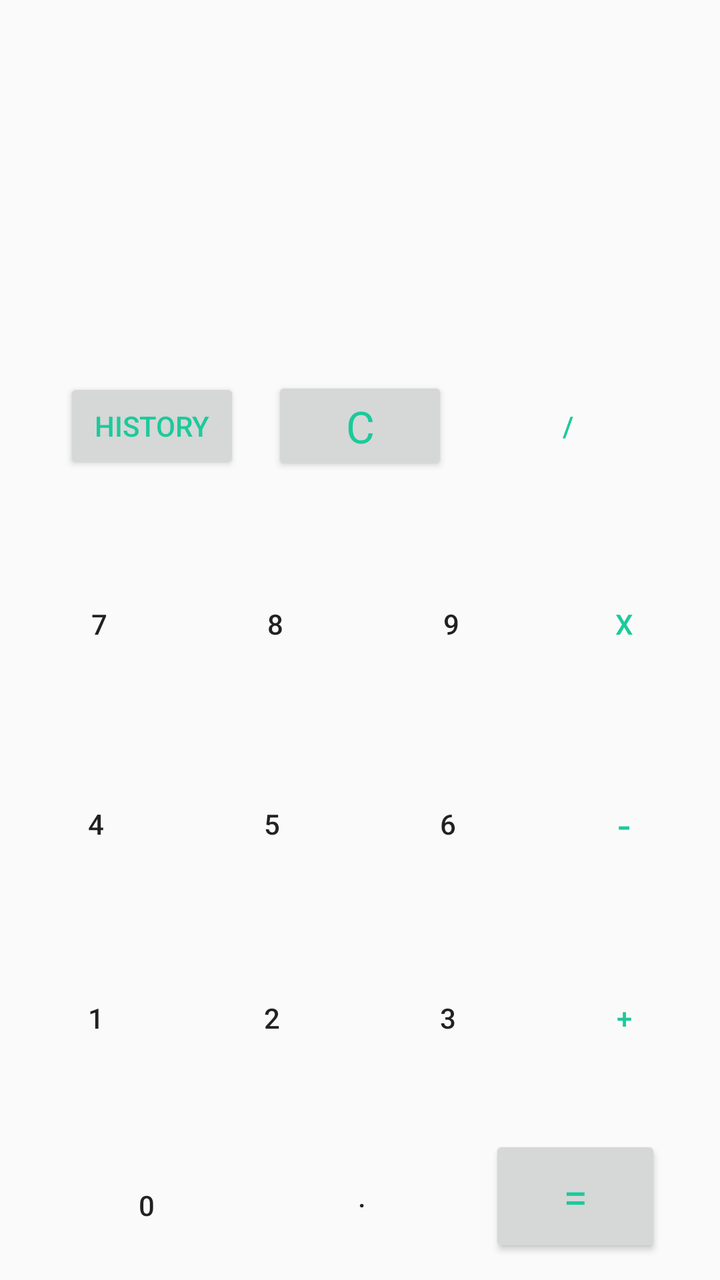
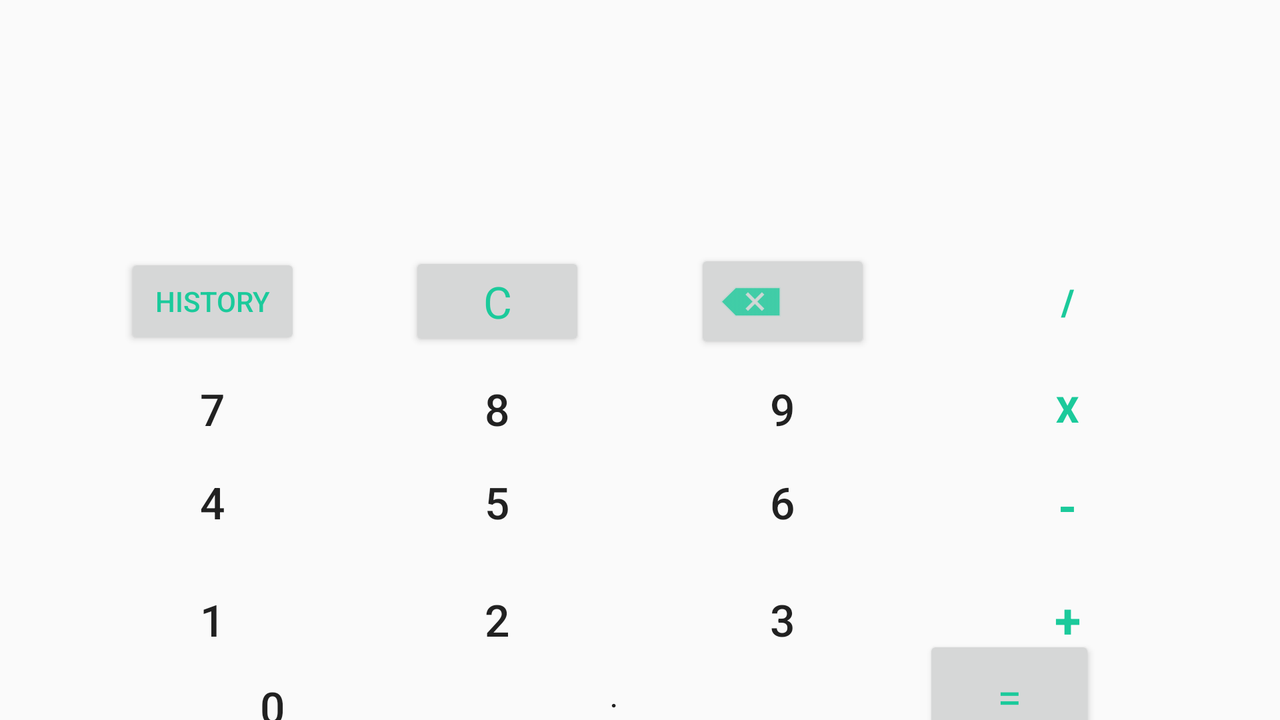

The same Android screen from two of the app's own layout files: first res/layout/ as a phone draws it, then the author's variant for another configuration, drawn on a device whose configuration selects that folder. Both files follow.
<!-- AndroidManifest.xml: application theme AppTheme -->
<!-- res/layout/fragment_calculator.xml -->
<?xml version="1.0" encoding="utf-8"?>
<layout xmlns:android="http://schemas.android.com/apk/res/android"
    xmlns:tools="http://schemas.android.com/tools"
    xmlns:app="http://schemas.android.com/apk/res-auto"
    tools:context=".ui.CalculatorFragment">

    <androidx.constraintlayout.widget.ConstraintLayout
        android:id="@+id/calculatorConstraint"
        android:layout_width="match_parent"
        android:layout_height="match_parent">

        <Button
            android:id="@+id/sevenButton"
            style="@style/Widget.AppCompat.Button.Borderless"
            android:layout_width="wrap_content"
            android:layout_height="wrap_content"
            android:layout_marginStart="8dp"
            android:text="@string/seven"
            app:layout_constraintBottom_toBottomOf="@+id/eightButton"
            app:layout_constraintEnd_toStartOf="@+id/eightButton"
            app:layout_constraintHorizontal_bias="0.5"
            app:layout_constraintStart_toStartOf="parent"
            app:layout_constraintTop_toTopOf="@+id/eightButton" />

        <Button
            android:id="@+id/eightButton"
            style="@style/Widget.AppCompat.Button.Borderless"
            android:layout_width="wrap_content"
            android:layout_height="wrap_content"
            android:text="@string/eight"
            app:layout_constraintBottom_toBottomOf="@+id/nineButton"
            app:layout_constraintEnd_toStartOf="@+id/nineButton"
            app:layout_constraintHorizontal_bias="0.5"
            app:layout_constraintStart_toEndOf="@+id/sevenButton"
            app:layout_constraintTop_toTopOf="@+id/nineButton" />

        <TextView
            android:id="@+id/result"
            android:layout_width="0dp"
            android:layout_height="wrap_content"
            android:layout_gravity="center_horizontal"
            android:layout_marginTop="8dp"
            android:layout_marginBottom="8dp"
            android:focusable="true"
            android:gravity="end"
            android:textAppearance="@style/TextAppearance.AppCompat.Display3"
            app:layout_constraintBottom_toTopOf="@+id/guideline5"
            app:layout_constraintEnd_toEndOf="@+id/inputText"
            app:layout_constraintStart_toStartOf="@+id/inputText"
            app:layout_constraintTop_toBottomOf="@+id/inputText" />

        <Button
            android:id="@+id/fourButton"
            style="@style/Widget.AppCompat.Button.Borderless"
            android:layout_width="wrap_content"
            android:layout_height="wrap_content"
            android:layout_marginStart="8dp"
            android:text="@string/four"
            app:layout_constraintBottom_toBottomOf="@+id/fiveButton"
            app:layout_constraintEnd_toStartOf="@+id/fiveButton"
            app:layout_constraintHorizontal_bias="0.5"
            app:layout_constraintStart_toStartOf="parent"
            app:layout_constraintTop_toTopOf="@+id/fiveButton" />

        <Button
            android:id="@+id/fiveButton"
            style="@style/Widget.AppCompat.Button.Borderless"
            android:layout_width="wrap_content"
            android:layout_height="wrap_content"
            android:text="@string/five"
            app:layout_constraintBottom_toBottomOf="@+id/sixButton"
            app:layout_constraintEnd_toStartOf="@+id/sixButton"
            app:layout_constraintHorizontal_bias="0.5"
            app:layout_constraintStart_toEndOf="@+id/fourButton"
            app:layout_constraintTop_toTopOf="@+id/sixButton" />

        <Button
            android:id="@+id/sixButton"
            style="@style/Widget.AppCompat.Button.Borderless"
            android:layout_width="wrap_content"
            android:layout_height="wrap_content"
            android:text="@string/six"
            app:layout_constraintBottom_toBottomOf="@+id/minusButton"
            app:layout_constraintEnd_toStartOf="@+id/minusButton"
            app:layout_constraintHorizontal_bias="0.5"
            app:layout_constraintStart_toEndOf="@+id/fiveButton"
            app:layout_constraintTop_toTopOf="@+id/minusButton" />

        <Button
            android:id="@+id/oneButton"
            style="@style/Widget.AppCompat.Button.Borderless"
            android:layout_width="wrap_content"
            android:layout_height="wrap_content"
            android:layout_marginStart="8dp"
            android:text="@string/one"
            app:layout_constraintBottom_toBottomOf="@+id/twoButton"
            app:layout_constraintEnd_toStartOf="@+id/twoButton"
            app:layout_constraintHorizontal_bias="0.5"
            app:layout_constraintStart_toStartOf="parent"
            app:layout_constraintTop_toTopOf="@+id/twoButton"
            app:layout_constraintVertical_bias="0.0" />

        <Button
            android:id="@+id/twoButton"
            style="@style/Widget.AppCompat.Button.Borderless"
            android:layout_width="wrap_content"
            android:layout_height="wrap_content"
            android:text="@string/two"
            app:layout_constraintBottom_toBottomOf="@+id/threeButton"
            app:layout_constraintEnd_toStartOf="@+id/threeButton"
            app:layout_constraintHorizontal_bias="0.5"
            app:layout_constraintStart_toEndOf="@+id/oneButton"
            app:layout_constraintTop_toTopOf="@+id/threeButton" />

        <Button
            android:id="@+id/threeButton"
            style="@style/Widget.AppCompat.Button.Borderless"
            android:layout_width="wrap_content"
            android:layout_height="wrap_content"
            android:text="@string/three"
            app:layout_constraintBottom_toBottomOf="@+id/plusButton"
            app:layout_constraintEnd_toStartOf="@+id/plusButton"
            app:layout_constraintHorizontal_bias="0.5"
            app:layout_constraintStart_toEndOf="@+id/twoButton"
            app:layout_constraintTop_toTopOf="@+id/plusButton" />

        <Button
            android:id="@+id/nineButton"
            style="@style/Widget.AppCompat.Button.Borderless"
            android:layout_width="wrap_content"
            android:layout_height="wrap_content"
            android:text="@string/nine"
            app:layout_constraintBottom_toBottomOf="@+id/multiplicationButton"
            app:layout_constraintEnd_toStartOf="@+id/multiplicationButton"
            app:layout_constraintHorizontal_bias="0.5"
            app:layout_constraintStart_toEndOf="@+id/eightButton"
            app:layout_constraintTop_toTopOf="@+id/multiplicationButton" />

        <Button
            android:id="@+id/multiplicationButton"
            style="@style/Widget.AppCompat.Button.Borderless"
            android:layout_width="85dp"
            android:layout_height="42dp"
            android:layout_marginEnd="8dp"
            android:text="@string/multiplication"
            android:textColor="@color/buttonGreen"
            app:layout_constraintBottom_toTopOf="@+id/guideline3"
            app:layout_constraintEnd_toEndOf="parent"
            app:layout_constraintHorizontal_bias="0.5"
            app:layout_constraintStart_toEndOf="@+id/nineButton"
            app:layout_constraintTop_toTopOf="@+id/guideline4" />

        <Button
            android:id="@+id/plusButton"
            style="@style/Widget.AppCompat.Button.Borderless"
            android:layout_width="wrap_content"
            android:layout_height="wrap_content"
            android:layout_marginEnd="8dp"
            android:text="@string/plus"
            android:textColor="@color/buttonGreen"
            app:layout_constraintBottom_toTopOf="@+id/guideline"
            app:layout_constraintEnd_toEndOf="parent"
            app:layout_constraintHorizontal_bias="0.5"
            app:layout_constraintStart_toEndOf="@+id/threeButton"
            app:layout_constraintTop_toTopOf="@+id/guideline2"
            app:layout_constraintVertical_bias="0.456" />

        <Button
            android:id="@+id/zeroButton"
            style="@style/Widget.AppCompat.Button.Borderless"
            android:layout_width="wrap_content"
            android:layout_height="wrap_content"
            android:layout_marginStart="16dp"
            android:text="@string/zero"
            app:layout_constraintBottom_toBottomOf="@+id/dotButton"
            app:layout_constraintEnd_toStartOf="@+id/dotButton"
            app:layout_constraintHorizontal_bias="0.5"
            app:layout_constraintStart_toStartOf="parent"
            app:layout_constraintTop_toTopOf="@+id/dotButton"
            app:layout_constraintVertical_bias="0.0" />

        <Button
            android:id="@+id/dotButton"
            style="@style/Widget.AppCompat.Button.Borderless"
            android:layout_width="101dp"
            android:layout_height="39dp"
            android:text="@string/dot"
            app:layout_constraintBottom_toBottomOf="@+id/equalButton"
            app:layout_constraintEnd_toStartOf="@+id/equalButton"
            app:layout_constraintHorizontal_bias="0.5"
            app:layout_constraintStart_toEndOf="@+id/zeroButton"
            app:layout_constraintTop_toTopOf="@+id/equalButton" />

        <Button
            android:id="@+id/equalButton"
            android:layout_width="86dp"
            android:layout_height="61dp"
            android:layout_marginEnd="16dp"
            android:layout_marginBottom="8dp"
            android:text="@string/equal"
            android:textAppearance="@style/TextAppearance.AppCompat.Large"
            android:textColor="@color/buttonGreen"
            app:layout_constraintBottom_toBottomOf="parent"
            app:layout_constraintEnd_toEndOf="parent"
            app:layout_constraintHorizontal_bias="0.5"
            app:layout_constraintStart_toEndOf="@+id/dotButton"
            app:layout_constraintTop_toTopOf="@+id/guideline" />

        <Button
            android:id="@+id/minusButton"
            style="@style/Widget.AppCompat.Button.Borderless"
            android:layout_width="wrap_content"
            android:layout_height="wrap_content"
            android:layout_marginEnd="8dp"
            android:text="@string/minus"
            android:textAppearance="@style/TextAppearance.AppCompat.Large"
            android:textColor="@color/buttonGreen"
            app:layout_constraintBottom_toTopOf="@+id/guideline2"
            app:layout_constraintEnd_toEndOf="parent"
            app:layout_constraintHorizontal_bias="0.5"
            app:layout_constraintStart_toEndOf="@+id/sixButton"
            app:layout_constraintTop_toTopOf="@+id/guideline3" />

        <Button
            android:id="@+id/clearButton"
            android:layout_width="wrap_content"
            android:layout_height="wrap_content"
            android:text="@string/clear"
            android:textAppearance="@style/TextAppearance.AppCompat.Large"
            android:textColor="@color/buttonGreen"
            app:layout_constraintBottom_toBottomOf="@+id/divideButton"
            app:layout_constraintEnd_toStartOf="@+id/divideButton"
            app:layout_constraintHorizontal_bias="0.5"
            app:layout_constraintStart_toEndOf="@+id/historyButton"
            app:layout_constraintTop_toTopOf="@+id/divideButton" />

        <Button
            android:id="@+id/divideButton"
            style="@style/Widget.AppCompat.Button.Borderless"
            android:layout_width="wrap_content"
            android:layout_height="wrap_content"
            android:layout_marginEnd="16dp"
            android:text="@string/divide"
            android:textColor="@color/buttonGreen"
            app:layout_constraintBottom_toTopOf="@+id/guideline4"
            app:layout_constraintEnd_toEndOf="parent"
            app:layout_constraintHorizontal_bias="0.5"
            app:layout_constraintStart_toEndOf="@+id/clearButton"
            app:layout_constraintTop_toTopOf="@+id/guideline5" />

        <Button
            android:id="@+id/historyButton"
            android:layout_width="wrap_content"
            android:layout_height="wrap_content"
            android:layout_marginStart="16dp"
            android:text="@string/history"
            android:textColor="@color/buttonGreen"
            app:layout_constraintBottom_toBottomOf="@+id/clearButton"
            app:layout_constraintEnd_toStartOf="@+id/clearButton"
            app:layout_constraintHorizontal_bias="0.5"
            app:layout_constraintStart_toStartOf="parent"
            app:layout_constraintTop_toTopOf="@+id/clearButton" />

        <androidx.constraintlayout.widget.Guideline
            android:id="@+id/guideline"
            android:layout_width="wrap_content"
            android:layout_height="wrap_content"
            android:orientation="horizontal"
            app:layout_constraintGuide_begin="564dp" />

        <androidx.constraintlayout.widget.Guideline
            android:id="@+id/guideline2"
            android:layout_width="wrap_content"
            android:layout_height="wrap_content"
            android:orientation="horizontal"
            app:layout_constraintGuide_begin="459dp" />

        <androidx.constraintlayout.widget.Guideline
            android:id="@+id/guideline3"
            android:layout_width="wrap_content"
            android:layout_height="wrap_content"
            android:orientation="horizontal"
            app:layout_constraintGuide_begin="365dp" />

        <androidx.constraintlayout.widget.Guideline
            android:id="@+id/guideline4"
            android:layout_width="wrap_content"
            android:layout_height="wrap_content"
            android:orientation="horizontal"
            app:layout_constraintGuide_begin="259dp" />

        <androidx.constraintlayout.widget.Guideline
            android:id="@+id/guideline5"
            android:layout_width="wrap_content"
            android:layout_height="wrap_content"
            android:orientation="horizontal"
            app:layout_constraintGuide_begin="167dp" />

        <TextView
            android:id="@+id/inputText"
            android:layout_width="0dp"
            android:layout_height="wrap_content"
            android:layout_marginStart="8dp"
            android:layout_marginTop="8dp"
            android:layout_marginEnd="8dp"
            android:gravity="end"
            android:textAppearance="@style/TextAppearance.AppCompat.Display2"
            app:layout_constraintEnd_toEndOf="parent"
            app:layout_constraintStart_toStartOf="parent"
            app:layout_constraintTop_toTopOf="parent" />
    </androidx.constraintlayout.widget.ConstraintLayout>

</layout>
<!-- resources referenced by this layout -->
<resources>
  <color name="buttonGreen">#1bca9b</color>
  <string name="clear">C</string>
  <string name="divide">/</string>
  <string name="dot">.</string>
  <string name="eight">8</string>
  <string name="equal">=</string>
  <string name="five">5</string>
  <string name="four">4</string>
  <string name="history">History</string>
  <string name="minus">-</string>
  <string name="multiplication">x</string>
  <string name="nine">9</string>
  <string name="one">1</string>
  <string name="plus">+</string>
  <string name="seven">7</string>
  <string name="six">6</string>
  <string name="three">3</string>
  <string name="two">2</string>
  <string name="zero">0</string>
  <style name="AppTheme" parent="Theme.AppCompat.Light.DarkActionBar">
          
          <item name="colorPrimary">@color/colorPrimary</item>
          <item name="colorPrimaryDark">@color/colorPrimaryDark</item>
          <item name="colorAccent">@color/colorAccent</item>
  
      </style>
  <color name="colorPrimary">#6200EE</color>
  <color name="colorPrimaryDark">#3700B3</color>
  <color name="colorAccent">#03DAC5</color>
</resources>
<!-- res/layout-land/fragment_calculator.xml (the author's variant of the layout above) -->
<!-- drawn on the phone turned sideways -->
<?xml version="1.0" encoding="utf-8"?>
<layout xmlns:android="http://schemas.android.com/apk/res/android"
    xmlns:tools="http://schemas.android.com/tools"
    xmlns:app="http://schemas.android.com/apk/res-auto"
    tools:context=".ui.calculator.CalculatorFragment">

    <data>
        <variable
            name="calculatorViewModel"
            type="com.cruxrepublic.calculatorwithmvvm.ui.calculator.CalculatorViewModel" />

    </data>

    <androidx.constraintlayout.widget.ConstraintLayout
        android:id="@+id/calculatorConstraint"
        android:layout_width="match_parent"
        android:layout_height="match_parent">

        <Button
            android:id="@+id/sevenButton"
            style="@style/Widget.AppCompat.Button.Borderless"
            android:layout_width="wrap_content"
            android:layout_height="wrap_content"
            android:layout_marginStart="8dp"
            android:text="@string/seven"
            android:textSize="22sp"
            app:layout_constraintBottom_toBottomOf="@+id/eightButton"
            app:layout_constraintEnd_toStartOf="@+id/eightButton"
            app:layout_constraintHorizontal_bias="0.5"
            app:layout_constraintStart_toStartOf="parent"
            app:layout_constraintTop_toTopOf="@+id/eightButton" />

        <Button
            android:id="@+id/eightButton"
            style="@style/Widget.AppCompat.Button.Borderless"
            android:layout_width="wrap_content"
            android:layout_height="wrap_content"
            android:text="@string/eight"
            android:textSize="22sp"
            app:layout_constraintBottom_toBottomOf="@+id/nineButton"
            app:layout_constraintEnd_toStartOf="@+id/nineButton"
            app:layout_constraintHorizontal_bias="0.5"
            app:layout_constraintStart_toEndOf="@+id/sevenButton"
            app:layout_constraintTop_toTopOf="@+id/nineButton" />

        <TextView
            android:id="@+id/result"
            android:layout_width="0dp"
            android:layout_height="wrap_content"
            android:layout_gravity="center_horizontal"
            android:layout_marginBottom="8dp"
            android:focusable="true"
            android:gravity="end"
            android:textAppearance="@style/TextAppearance.AppCompat.Display2"
            android:textColor="@android:color/black"
            app:layout_constraintBottom_toTopOf="@+id/guideline5"
            app:layout_constraintEnd_toEndOf="@+id/inputText"
            app:layout_constraintStart_toStartOf="@+id/inputText"
            app:layout_constraintTop_toBottomOf="@+id/inputText" />

        <Button
            android:id="@+id/fourButton"
            style="@style/Widget.AppCompat.Button.Borderless"
            android:layout_width="wrap_content"
            android:layout_height="wrap_content"
            android:layout_marginStart="8dp"
            android:text="@string/four"
            android:textSize="22sp"
            app:layout_constraintBottom_toBottomOf="@+id/fiveButton"
            app:layout_constraintEnd_toStartOf="@+id/fiveButton"
            app:layout_constraintHorizontal_bias="0.5"
            app:layout_constraintStart_toStartOf="parent"
            app:layout_constraintTop_toTopOf="@+id/fiveButton"
            app:layout_constraintVertical_bias="0.0" />

        <Button
            android:id="@+id/fiveButton"
            style="@style/Widget.AppCompat.Button.Borderless"
            android:layout_width="wrap_content"
            android:layout_height="wrap_content"
            android:text="@string/five"
            android:textSize="22sp"
            app:layout_constraintBottom_toBottomOf="@+id/sixButton"
            app:layout_constraintEnd_toStartOf="@+id/sixButton"
            app:layout_constraintHorizontal_bias="0.5"
            app:layout_constraintStart_toEndOf="@+id/fourButton"
            app:layout_constraintTop_toTopOf="@+id/sixButton" />

        <Button
            android:id="@+id/sixButton"
            style="@style/Widget.AppCompat.Button.Borderless"
            android:layout_width="wrap_content"
            android:layout_height="wrap_content"
            android:text="@string/six"
            android:textSize="22sp"
            app:layout_constraintBottom_toBottomOf="@+id/minusButton"
            app:layout_constraintEnd_toStartOf="@+id/minusButton"
            app:layout_constraintHorizontal_bias="0.5"
            app:layout_constraintStart_toEndOf="@+id/fiveButton"
            app:layout_constraintTop_toTopOf="@+id/minusButton"
            app:layout_constraintVertical_bias="0.0" />

        <Button
            android:id="@+id/oneButton"
            style="@style/Widget.AppCompat.Button.Borderless"
            android:layout_width="wrap_content"
            android:layout_height="wrap_content"
            android:layout_marginStart="8dp"
            android:text="@string/one"
            android:textSize="22sp"
            app:layout_constraintBottom_toBottomOf="@+id/twoButton"
            app:layout_constraintEnd_toStartOf="@+id/twoButton"
            app:layout_constraintHorizontal_bias="0.5"
            app:layout_constraintStart_toStartOf="parent"
            app:layout_constraintTop_toTopOf="@+id/twoButton"
            app:layout_constraintVertical_bias="0.0" />

        <Button
            android:id="@+id/twoButton"
            style="@style/Widget.AppCompat.Button.Borderless"
            android:layout_width="wrap_content"
            android:layout_height="wrap_content"
            android:text="@string/two"
            android:textSize="22sp"
            app:layout_constraintBottom_toBottomOf="@+id/threeButton"
            app:layout_constraintEnd_toStartOf="@+id/threeButton"
            app:layout_constraintHorizontal_bias="0.5"
            app:layout_constraintStart_toEndOf="@+id/oneButton"
            app:layout_constraintTop_toTopOf="@+id/threeButton" />

        <Button
            android:id="@+id/threeButton"
            style="@style/Widget.AppCompat.Button.Borderless"
            android:layout_width="wrap_content"
            android:layout_height="wrap_content"
            android:text="@string/three"
            android:textSize="22sp"
            app:layout_constraintBottom_toBottomOf="@+id/plusButton"
            app:layout_constraintEnd_toStartOf="@+id/plusButton"
            app:layout_constraintHorizontal_bias="0.5"
            app:layout_constraintStart_toEndOf="@+id/twoButton"
            app:layout_constraintTop_toTopOf="@+id/plusButton" />

        <Button
            android:id="@+id/nineButton"
            style="@style/Widget.AppCompat.Button.Borderless"
            android:layout_width="wrap_content"
            android:layout_height="wrap_content"
            android:text="@string/nine"
            android:textSize="22sp"
            app:layout_constraintBottom_toBottomOf="@+id/multiplicationButton"
            app:layout_constraintEnd_toStartOf="@+id/multiplicationButton"
            app:layout_constraintHorizontal_bias="0.5"
            app:layout_constraintStart_toEndOf="@+id/eightButton"
            app:layout_constraintTop_toTopOf="@+id/multiplicationButton" />

        <Button
            android:id="@+id/multiplicationButton"
            style="@style/Widget.AppCompat.Button.Borderless"
            android:layout_width="wrap_content"
            android:layout_height="wrap_content"
            android:layout_marginEnd="8dp"
            android:text="@string/multiplication"
            android:textColor="@color/buttonGreen"
            android:textSize="18sp"
            android:textStyle="bold"
            app:layout_constraintBottom_toTopOf="@+id/guideline3"
            app:layout_constraintEnd_toEndOf="parent"
            app:layout_constraintHorizontal_bias="0.5"
            app:layout_constraintStart_toEndOf="@+id/nineButton"
            app:layout_constraintTop_toTopOf="@+id/guideline4"
            app:layout_constraintVertical_bias="0.133" />

        <Button
            android:id="@+id/plusButton"
            style="@style/Widget.AppCompat.Button.Borderless"
            android:layout_width="wrap_content"
            android:layout_height="wrap_content"
            android:layout_marginEnd="8dp"
            android:text="@string/plus"
            android:textAppearance="@style/TextAppearance.AppCompat.Large"
            android:textColor="@color/buttonGreen"
            android:textSize="24sp"
            android:textStyle="bold"
            app:layout_constraintEnd_toEndOf="parent"
            app:layout_constraintHorizontal_bias="0.5"
            app:layout_constraintStart_toEndOf="@+id/threeButton"
            app:layout_constraintTop_toBottomOf="@+id/guideline2"
            app:layout_constraintBottom_toTopOf="@+id/guideline"
            />

        <Button
            android:id="@+id/zeroButton"
            style="@style/Widget.AppCompat.Button.Borderless"
            android:layout_width="wrap_content"
            android:layout_height="wrap_content"
            android:layout_marginStart="16dp"
            android:text="@string/zero"
            android:textSize="22sp"
            app:layout_constraintBottom_toBottomOf="@+id/dotButton"
            app:layout_constraintEnd_toStartOf="@+id/dotButton"
            app:layout_constraintHorizontal_bias="0.5"
            app:layout_constraintStart_toStartOf="parent"
            app:layout_constraintTop_toTopOf="@+id/dotButton"
            app:layout_constraintVertical_bias="0.0" />

        <Button
            android:id="@+id/dotButton"
            style="@style/Widget.AppCompat.Button.Borderless"
            android:layout_width="101dp"
            android:layout_height="39dp"
            android:layout_marginEnd="28dp"
            android:text="@string/dot"
            app:layout_constraintBottom_toBottomOf="@+id/equalButton"
            app:layout_constraintEnd_toStartOf="@+id/equalButton"
            app:layout_constraintHorizontal_bias="0.5"
            app:layout_constraintStart_toEndOf="@+id/zeroButton"
            app:layout_constraintTop_toTopOf="@+id/equalButton" />

        <Button
            android:id="@+id/equalButton"
            android:layout_width="86dp"
            android:layout_height="61dp"
            android:layout_marginEnd="16dp"
            android:layout_marginBottom="8dp"
            android:text="@string/equal"
            android:textAppearance="@style/TextAppearance.AppCompat.Large"
            android:textColor="@color/buttonGreen"
            android:textSize="22sp"
            app:layout_constraintBottom_toBottomOf="parent"
            app:layout_constraintEnd_toEndOf="parent"
            app:layout_constraintHorizontal_bias="0.5"
            app:layout_constraintStart_toEndOf="@+id/dotButton"
            app:layout_constraintTop_toTopOf="@+id/guideline" />

        <Button
            android:id="@+id/minusButton"
            style="@style/Widget.AppCompat.Button.Borderless"
            android:layout_width="wrap_content"
            android:layout_height="wrap_content"
            android:layout_marginEnd="8dp"
            android:text="@string/minus"
            android:textAppearance="@style/TextAppearance.AppCompat.Large"
            android:textColor="@color/buttonGreen"
            android:textSize="24sp"
            android:textStyle="bold"
            app:layout_constraintBottom_toTopOf="@+id/guideline2"
            app:layout_constraintEnd_toEndOf="parent"
            app:layout_constraintHorizontal_bias="0.5"
            app:layout_constraintStart_toEndOf="@+id/sixButton"
            app:layout_constraintTop_toBottomOf="@+id/guideline3" />

        <Button
            android:id="@+id/clearButton"
            android:layout_width="wrap_content"
            android:layout_height="wrap_content"
            android:text="@string/clear"
            android:textAppearance="@style/TextAppearance.AppCompat.Large"
            android:textColor="@color/buttonGreen"
            app:layout_constraintBottom_toBottomOf="@+id/backSpaceButton"
            app:layout_constraintEnd_toStartOf="@+id/backSpaceButton"
            app:layout_constraintHorizontal_bias="0.5"
            app:layout_constraintStart_toEndOf="@+id/historyButton"
            app:layout_constraintTop_toTopOf="@+id/backSpaceButton" />

        <Button
            android:id="@+id/divideButton"
            style="@style/Widget.AppCompat.Button.Borderless"
            android:layout_width="wrap_content"
            android:layout_height="wrap_content"
            android:layout_marginEnd="8dp"
            android:text="@string/divide"
            android:textColor="@color/buttonGreen"
            android:textSize="18sp"
            android:textStyle="bold"
            app:layout_constraintBottom_toTopOf="@+id/guideline4"
            app:layout_constraintEnd_toEndOf="parent"
            app:layout_constraintHorizontal_bias="0.5"
            app:layout_constraintStart_toEndOf="@id/backSpaceButton"
            app:layout_constraintTop_toTopOf="@+id/guideline5"
            app:layout_constraintVertical_bias="0.522" />

        <Button
            android:id="@+id/historyButton"
            android:layout_width="wrap_content"
            android:layout_height="wrap_content"
            android:layout_marginStart="8dp"
            android:text="@string/history"
            android:textColor="@color/buttonGreen"
            app:layout_constraintBottom_toBottomOf="@+id/clearButton"
            app:layout_constraintEnd_toStartOf="@+id/clearButton"
            app:layout_constraintHorizontal_bias="0.5"
            app:layout_constraintStart_toStartOf="parent"
            app:layout_constraintTop_toTopOf="@+id/clearButton" />

        <androidx.constraintlayout.widget.Guideline
            android:id="@+id/guideline"
            android:layout_width="wrap_content"
            android:layout_height="wrap_content"
            android:orientation="horizontal"
            app:layout_constraintGuide_begin="344dp" />

        <androidx.constraintlayout.widget.Guideline
            android:id="@+id/guideline2"
            android:layout_width="wrap_content"
            android:layout_height="wrap_content"
            android:orientation="horizontal"
            app:layout_constraintGuide_begin="275dp" />

        <androidx.constraintlayout.widget.Guideline
            android:id="@+id/guideline3"
            android:layout_width="wrap_content"
            android:layout_height="wrap_content"
            android:orientation="horizontal"
            app:layout_constraintGuide_begin="230dp" />

        <androidx.constraintlayout.widget.Guideline
            android:id="@+id/guideline4"
            android:layout_width="wrap_content"
            android:layout_height="wrap_content"
            android:orientation="horizontal"
            app:layout_constraintGuide_begin="180dp" />

        <androidx.constraintlayout.widget.Guideline
            android:id="@+id/guideline5"
            android:layout_width="wrap_content"
            android:layout_height="wrap_content"
            android:orientation="horizontal"
            app:layout_constraintGuide_begin="121dp" />

        <TextView
            android:id="@+id/inputText"
            android:layout_width="0dp"
            android:layout_height="wrap_content"
            android:layout_marginStart="8dp"
            android:layout_marginTop="8dp"
            android:layout_marginEnd="8dp"
            android:gravity="end"
            android:textAppearance="@style/TextAppearance.AppCompat.Display1"
            app:layout_constraintEnd_toEndOf="parent"
            app:layout_constraintStart_toStartOf="parent"
            app:layout_constraintTop_toTopOf="parent" />

        <Button
            android:id="@+id/backSpaceButton"
            android:layout_width="wrap_content"
            android:layout_height="wrap_content"
            android:drawableStart="@android:drawable/ic_input_delete"
            android:drawableTint="@color/buttonGreen"
            app:layout_constraintBottom_toBottomOf="@+id/divideButton"
            app:layout_constraintEnd_toStartOf="@id/divideButton"
            app:layout_constraintStart_toEndOf="@id/clearButton"
            app:layout_constraintTop_toTopOf="@+id/divideButton" />
    </androidx.constraintlayout.widget.ConstraintLayout>

</layout>
